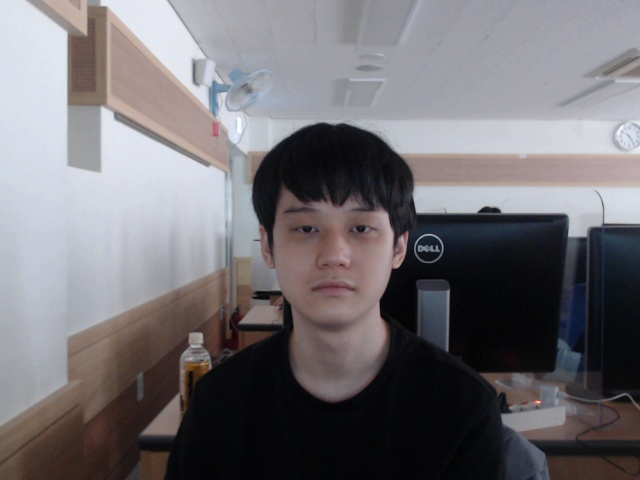
#> input picture my_face/1.jpg, 640 x 480 px; its folder holds only this picture in this run
$ python face_create_image_train.py
#> lines starting #> are read from the running program, lines starting #| are printed output that depends on the picture
import cv2
import numpy as np
import pathlib

face_cascade = cv2.CascadeClassifier("data/haarcascade_frontalface_alt2.xml")

model = cv2.face.LBPHFaceRecognizer_create()

training_data, labels = [], []

data_dir = pathlib.Path("my_face")
print("data_dir", data_dir)

image_count = len(list(data_dir.glob("*.jpg")))
print("image_count : ", image_count)

for image_path in data_dir.glob("*.jpg"):

    my_image = cv2.imread(str(image_path), cv2.IMREAD_COLOR)
#> my_image is the input picture: shape (480, 640, 3); mean B, G, R 115.9, 111.8, 115.1

    gray = cv2.cvtColor(my_image, cv2.COLOR_BGR2GRAY)

    gray = cv2.equalizeHist(gray)
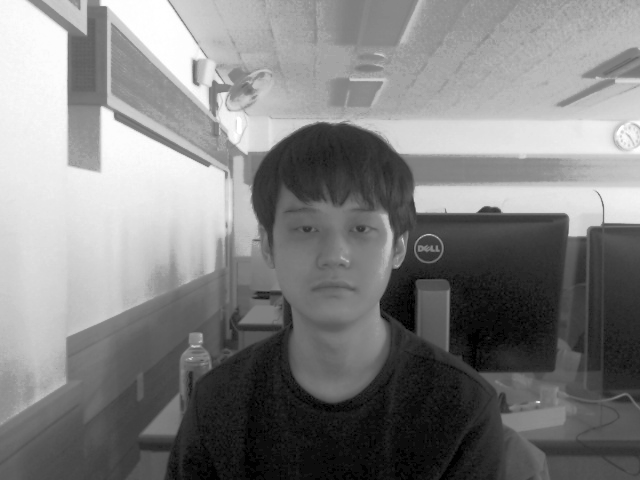
#> gray: shape (480, 640); min 0, max 255, mean 128.7

    faces = face_cascade.detectMultiScale(gray, 1.1, 5, 0, (20, 20))
#> faces = [[283, 290, 93, 93], [268, 183, 134, 134]]

    facesCnt = len(faces)
#> facesCnt = 2

    if facesCnt == 1:

        x, y, w, h = faces[0]

        face_image = gray[y:y + h, x:x + w]

        training_data.append(face_image)
        labels.append(0)

        print(training_data)
        print(labels)

        model.train(training_data, np.array(labels))

        model.save("model/face-trainner2.yml")

        cv2.rectangle(my_image, faces[0], (255, 0, 0), 4)

cv2.destroyAllWindows
